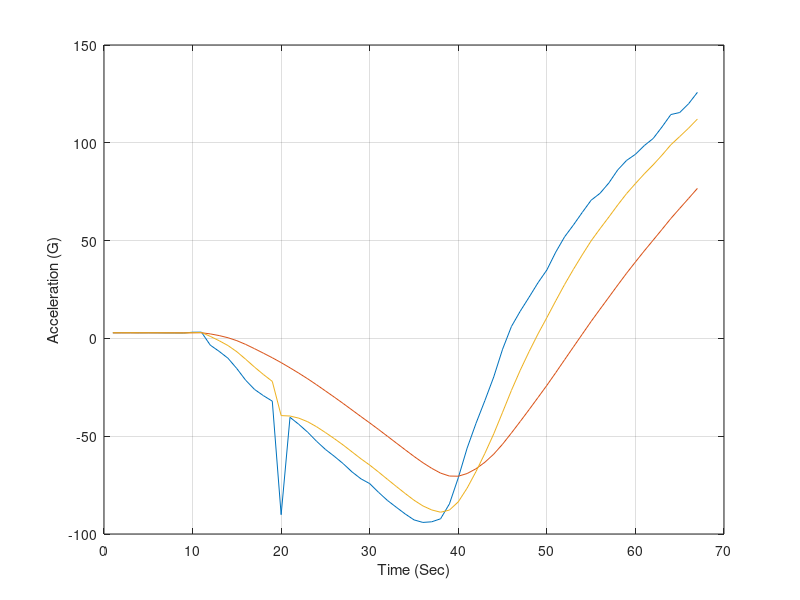

Write the MATLAB code that produced this figure.
fileID = fopen('sensordata.txt','r');
formatSpec = '%f %f';
sizeA= [2 Inf];
Aarray = fscanf(fileID,formatSpec,sizeA);
old_x=Aarray(1,1);
X= Aarray(1,:);
p=1;
for i=1:67
    A=1;R=0.003;H=2;Q=0.0004;
    
    input=Aarray(1,i);
    
    X(i)= A*old_x;
    
    p = A*p + Q;
    
    Kgain = p/(H*p+R);
    
    X(i) = Kgain*(input-X(i)) + X(i);
    
    p = (1-Kgain)*p;
    
    old_x=X(i);

end
plot(1:67,Aarray(1,:),1:67,Aarray(2,:),1:67,X),grid
xlabel('Time (Sec)')
ylabel('Acceleration (G)')